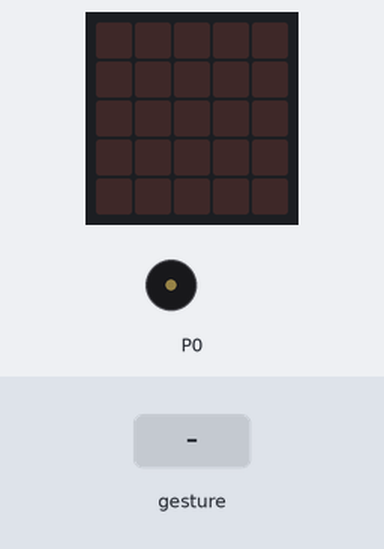
This program was run on a simulated BBC micro:bit (MakeCode). Parts: the board's 5×5 LED display, buzzer (waves = sounding). The inputs (shaded band) are chosen by the test bench. Random numbers come from a fixed seed; a tilt is held for 1.5 s and a shake lasts 1 s, then the board lies face up again.

Above: at 1.2 s.
1.3 s: gesture 'shake'
At 1.8 s:
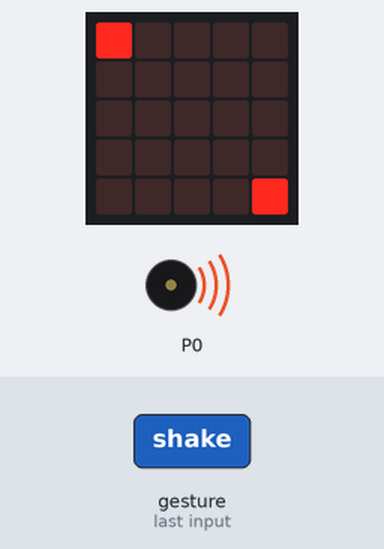
3.9 s: gesture 'shake'
At 4.5 s:
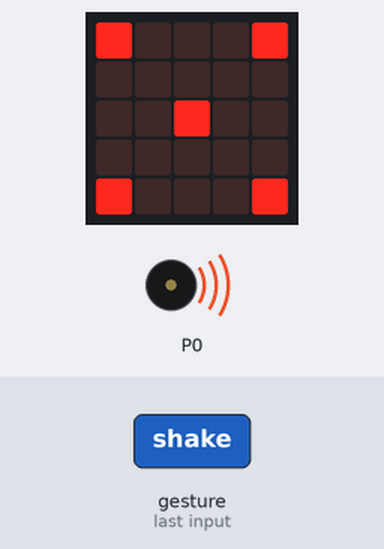
6.5 s: gesture 'shake'
At 7.0 s:
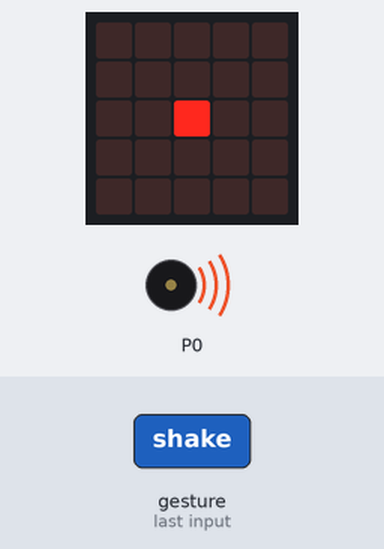
9.1 s: gesture 'shake'
At 9.7 s:
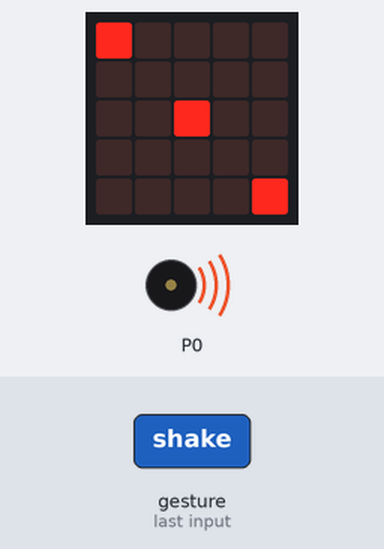
Timing chart, 0 to 12.1 s (numbered marks = the images above; inputs shaded):
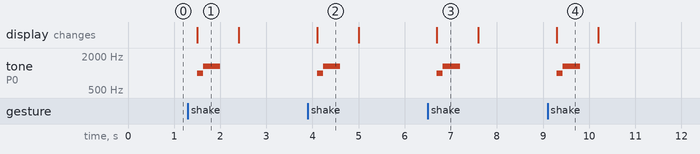

The program:

main.ts
```typescript
let side = 0
input.onGesture(Gesture.Shake, function () {
    music._playDefaultBackground(music.builtInPlayableMelody(Melodies.BaDing), music.PlaybackMode.InBackground)
    side = randint(1, 6)
    if (side == 1) {
        basic.showLeds(`
            . . . . .
            . . . . .
            . . # . .
            . . . . .
            . . . . .
            `)
    }
    if (side == 2) {
        basic.showLeds(`
            # . . . .
            . . . . .
            . . . . .
            . . . . .
            . . . . #
            `)
    }
    if (side == 3) {
        basic.showLeds(`
            # . . . .
            . . . . .
            . . # . .
            . . . . .
            . . . . #
            `)
    }
    if (side == 4) {
        basic.showLeds(`
            # . . . #
            . . . . .
            . . . . .
            . . . . .
            # . . . #
            `)
    }
    if (side == 5) {
        basic.showLeds(`
            # . . . #
            . . . . .
            . . # . .
            . . . . .
            # . . . #
            `)
    }
    if (side == 6) {
        basic.showLeds(`
            # . # . #
            . . . . .
            # . # . #
            . . . . .
            # . # . #
            `)
    }
    basic.pause(500)
    basic.clearScreen()
})
```

test.ts
```typescript
// os teses vão aqui; isto não será compilado quando este pacote for usado como extensão.
```

Measured:
- after the input at 1.3 s, tone on P0: silent → 988 Hz after 0.20 s, → 1319 Hz 0.13 s later, → silent 0.38 s later; the display: changes after 0.20 s (image 1)
- after the input at 3.9 s, tone on P0: silent → 988 Hz after 0.20 s, → 1319 Hz 0.13 s later, → silent 0.38 s later; the display: changes after 0.20 s (image 2)
- after the input at 6.5 s, tone on P0: silent → 988 Hz after 0.20 s, → 1319 Hz 0.13 s later, → silent 0.38 s later; the display: changes after 0.20 s (image 3)
- after the input at 9.1 s, tone on P0: silent → 988 Hz after 0.20 s, → 1319 Hz 0.13 s later, → silent 0.38 s later; the display: changes after 0.20 s (image 4)
- what the display in image 1 shows lasts 0.9 s, from 1.5 s to 2.4 s
